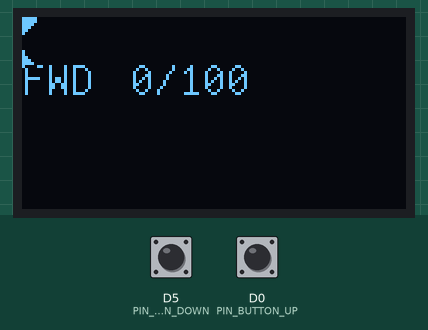
This sketch was run on a simulated ESP8266 (NodeMCU). Parts: 128×64 one-colour display. Inputs (shaded band) come from the test bench; at power-on: D5 (PIN_BUTTON_DOWN) LOW, D0 (PIN_BUTTON_UP) LOW. WiFi joins after 1.5 s; servers stay silent unless stated; no MQTT or app messages arrive unless stated.

Above: at 2.8 s.
2.9 s: D5 (PIN_BUTTON_DOWN) pulled HIGH for 0.15 s
At 4.0 s:
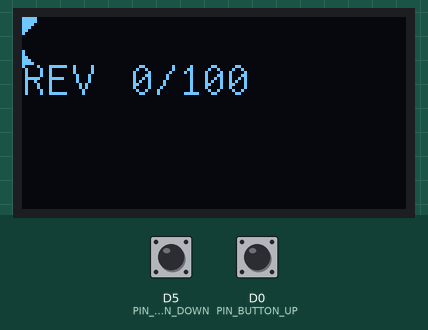
4.6 s: D0 (PIN_BUTTON_UP) pulled HIGH for 0.15 s
At 5.9 s:
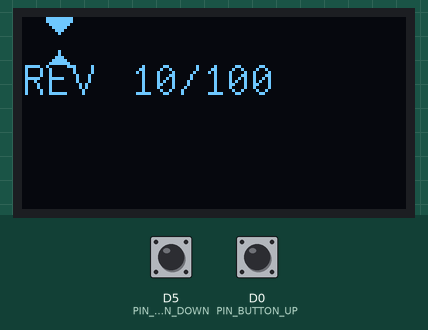
6.2 s: D0 (PIN_BUTTON_UP) pulled HIGH for 1 s
At 8.4 s:
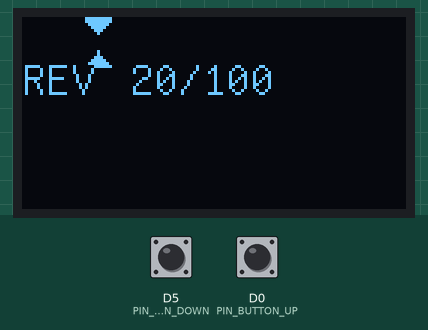
Timing chart, 0 to 9.9 s (numbered marks = the images above; inputs shaded):
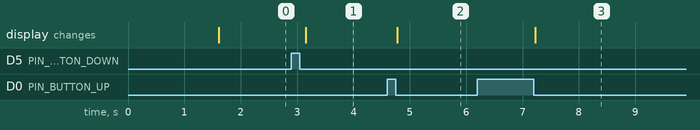

The sketch:

remote-control.ino
```cpp
// -- import libraries

#include <ESP8266WiFi.h>  // WiFi
#include <PubSubClient.h> // MQTT
#include <U8g2lib.h>      // OLED display


// -- config

#include "config.h"


// -- define global objects

// wifi client:
WiFiClient wifiClient;

// mqtt client:
PubSubClient mqttClient(wifiClient);

// OLED display:
U8G2_SSD1306_128X64_NONAME_F_SW_I2C u8g2(U8G2_R0, PIN_DISPLAY_SCL, PIN_DISPLAY_SDA, U8X8_PIN_NONE);


// -- define global variables:

uint8_t button_up_last_value;
uint8_t button_down_last_value;

bool mqtt_message_was_received = false;
char* mqtt_received_message;
char* mqtt_received_topic;

int speed_nominal = 0;
int speed_actual = 0;
char* direction_nominal = "FWD";
char* direction_actual = "FWD";


// -- functions

bool wifiConnect(const char* ssid, const char* password, const int wifi_connect_retry_delay = 500, const int wifi_connect_retry_timeout = 10000) {

  int retry_delay = wifi_connect_retry_delay;
  int retry_timeout = wifi_connect_retry_timeout;

  if (LOG_TO_SERIAL) {
    Serial.println();
    Serial.print("Attempting to connect to WiFi ");
    Serial.print(ssid);
    Serial.print(".");
  }

  WiFi.begin(ssid, password);

  while (WiFi.status() != WL_CONNECTED && retry_timeout > 0) {
    if (LOG_TO_SERIAL) {
      Serial.print(".");
    }

    // prepare next loop:
    retry_timeout -= retry_delay;
    delay(retry_delay);
  }

  if (retry_timeout <= 0) {
    if (LOG_TO_SERIAL) {
      Serial.println(" Timed out.");
    }
    return false;

  }

  if (LOG_TO_SERIAL) {
    Serial.println(" Connected.");
    Serial.print("  Assigned IP is ");
    Serial.print(WiFi.localIP());
    Serial.println(".");
  }

  return true;

}

bool mqttConnect(const char* device_id, PubSubClient mqttClient, const char* mqtt_server, const int mqtt_port, const int mqtt_connect_retry_delay = 500, const int mqtt_connect_retry_timeout = 10000) {

  int retry_delay = mqtt_connect_retry_delay;
  int retry_timeout = mqtt_connect_retry_timeout;

  if (LOG_TO_SERIAL) {
    Serial.print("Attempting to connect to MQTT broker at ");
    Serial.print(mqtt_server);
    Serial.print(":");
    Serial.print(mqtt_port);
    Serial.print(".");
  }

  // create a mqtt client id out of the device_id:
  String mqttClientId = "robotrain-";
  mqttClientId += String(device_id);

  while (!mqttClient.connected() && retry_timeout > 0) {

    // attempt to connect:
    if (mqttClient.connect(mqttClientId.c_str())) {
      break;
    } else {
      if (LOG_TO_SERIAL) {
        Serial.print(".");
      }

      // prepare next loop:
      retry_timeout -= (retry_delay + 1000); // see [1] below
      delay(retry_delay);
    }
  }

  // [1]: PubSubClient::connect() uses Arduinos client.connect() function
  //      which has a default timeout of 1000 ms. This adds to the timeout
  //      which is defined in config.h!

  if (retry_timeout <= 0) {

    if (LOG_TO_SERIAL) {
      Serial.print(" Timed out. Error code ");
      Serial.println(mqttClient.state());
    }

    return false;

  }

  if (LOG_TO_SERIAL) {
    Serial.println(" Connected.");

    Serial.print("  Client ID is ");
    Serial.print(mqttClientId);
    Serial.println(".");
  }

  return true;

}

bool mqttSendMessage(const char* topic, const char* message) {

  // reconnect, if connectinon was lost:
  if (!mqttClient.connected()) {
    mqttConnect(DEVICE_ID, mqttClient, MQTT_SERVER, MQTT_PORT, MQTT_CONNECT_RETRY_DELAY, MQTT_CONNECT_RETRY_TIMEOUT);
    // bool mqttConnect(const char* device_id, PubSubClient mqttClient, const char* mqtt_server, const int mqtt_port, const int mqtt_connect_retry_delay = 500, const int mqtt_connect_retry_timeout = 10000) {
  }

  // publish message on given topic:
  if (LOG_TO_SERIAL) {
    Serial.print("Publishing message '");
    Serial.print(message);
    Serial.print("' on topic '");
    Serial.print(topic);
    Serial.println("'.");
  }

  mqttClient.publish(topic, message, true);

}

void mqttMessageReceivedCallback(char* topic, const byte* payload, const unsigned int length) {

    // convert byte* payload to char*:
    char* result = (char*) payload;

    // truncate to correct length:
    if (length <= strlen(result)) {
      result[length] = '\0';
    }

    // return value:
    mqtt_message_was_received = true;
    mqtt_received_topic = topic;
    mqtt_received_message = result;
}

void sendSpeedNominal(int speed_nominal_percent) {

  // send direction:
  mqttSendMessage(
    String(MQTT_TOPIC_DIRECTION_NOMINAL).c_str(),
    direction_nominal
  );

  // send speed:
  mqttSendMessage(
    String(MQTT_TOPIC_SPEED_NOMINAL).c_str(),
    String(speed_nominal_percent).c_str()
  );
}

void drawSpeedNominal(int speed_nominal_percent) {

  // calculate pixel values:
  int scaling_factor;
  int limiter_percent;
  char* limiter_direction;
  if (SPEED_NOMINAL_MAX > abs(SPEED_NOMINAL_MIN)) {
    scaling_factor = SPEED_NOMINAL_MAX;
    limiter_percent = abs(SPEED_NOMINAL_MIN);
    limiter_direction = "REV";
  } else {
    scaling_factor = abs(SPEED_NOMINAL_MIN);
    limiter_percent = SPEED_NOMINAL_MAX;
    limiter_direction = "FWD";
  }
  uint8_t speed_nominal_pos = (int)(128.0 * ((float)abs(speed_nominal_percent) / scaling_factor));

  uint8_t limiter_pos = 0;
  if (direction_nominal == limiter_direction) {
    limiter_pos = (int)(128.0 * ((float)abs(limiter_percent) / scaling_factor));
  }

  // limiter:
  if (limiter_direction == direction_nominal) {
    u8g2.setDrawColor(2);
    u8g2.drawLine(limiter_pos, 0, limiter_pos, 15);
    u8g2.drawLine(limiter_pos + 1, 8, 128, 8);
  }

  // nominal speed as two XOR triangles
  // as overlay on the actual speed bar:
  u8g2.setDrawColor(2);

  // top triangle:
  u8g2.drawTriangle(
    speed_nominal_pos, 5,
    speed_nominal_pos - 4, 0,
    speed_nominal_pos + 4, 0
  );

  // bottom triangle:
  u8g2.drawTriangle(
    speed_nominal_pos, 11,
    speed_nominal_pos + 4, 16,
    speed_nominal_pos - 4, 16
  );

  // print texts:
  u8g2.setFont(u8g2_font_unifont_tf);
  u8g2.drawStr(0, 26, direction_nominal);
  String speed_string = String(abs(speed_nominal)) + String("/");
  if (direction_nominal == "FWD") {
    speed_string += String(SPEED_NOMINAL_MAX);
  } else {
    speed_string += String(abs(SPEED_NOMINAL_MIN));
  }
  u8g2.drawStr(36, 26, speed_string.c_str());

}

void drawSpeedActual(int speed_actual_percent) {

  // calculate pixel values:
  int scaling_factor;
  if (SPEED_NOMINAL_MAX > abs(SPEED_NOMINAL_MIN)) {
    scaling_factor = SPEED_NOMINAL_MAX;
  } else {
    scaling_factor = abs(SPEED_NOMINAL_MIN);
  }
  uint8_t speed_actual_width = (int)(128.0 * ((float)abs(speed_actual_percent) / scaling_factor));

  // actual speed as bar on top of display:
  u8g2.drawBox(0, 0, speed_actual_width, 16);
}

/**
 * This function is intended to draw the contents
 * of the display once every loop.
 *
 * It has no input parameters as it takes the required
 * data from global variables.
 */
void drawDisplay() {

  u8g2.clearBuffer();

  drawSpeedNominal(speed_nominal);
  drawSpeedActual(speed_actual);

  u8g2.sendBuffer();
}

void setup() {

  // start serial:
  Serial.begin(115200);

  // init buttons:
  pinMode(PIN_BUTTON_UP, INPUT);
  pinMode(PIN_BUTTON_DOWN, INPUT);

  // init display:
  u8g2.begin();

  // connect to wifi:
  if (!wifiConnect(WIFI_SSID, WIFI_SECRET, WIFI_CONNECT_RETRY_DELAY, WIFI_CONNECT_RETRY_TIMEOUT)) {
    if (LOG_TO_SERIAL) {
      Serial.println("Could not connect to WiFi!");
    }
  }

  // connect to mqtt broker:
  mqttClient.setServer(MQTT_SERVER, MQTT_PORT);
  mqttClient.setCallback(mqttMessageReceivedCallback);

  if(!mqttConnect(DEVICE_ID, mqttClient, MQTT_SERVER, MQTT_PORT, MQTT_CONNECT_RETRY_DELAY, MQTT_CONNECT_RETRY_TIMEOUT)) {
    if (LOG_TO_SERIAL) {
      Serial.println("Could not connect to MQTT broker");
    }
  }

  mqttClient.subscribe(String(MQTT_TOPIC_SPEED_ACTUAL).c_str(), 0);
  if (LOG_TO_SERIAL) {
    Serial.print("Subscribed to topic '");
    Serial.print(MQTT_TOPIC_SPEED_ACTUAL);
    Serial.println("'.");
  }

  mqttClient.subscribe(String(MQTT_TOPIC_DIRECTION_ACTUAL).c_str(), 0);
  if (LOG_TO_SERIAL) {
    Serial.print("Subscribed to topic '");
    Serial.print(MQTT_TOPIC_DIRECTION_ACTUAL);
    Serial.println("'.");
  }

  // update display:
  drawDisplay();

}

void loop() {

  // -- read mqtt messages

  mqttClient.loop();
  if (mqtt_message_was_received) {

    // read actual direction:
    if (strcmp(mqtt_received_topic, MQTT_TOPIC_DIRECTION_ACTUAL) == 0) {
      if (strcmp(mqtt_received_message, "FWD") == 0) {
        direction_actual = "FWD";
      } else if (strcmp(mqtt_received_message, "REV") == 0) {
        direction_actual = "REV";
      } else {
        if (LOG_TO_SERIAL) {
          Serial.println("ERROR: unexpected message received!");
          Serial.print("    topic:  ");
          Serial.println(mqtt_received_topic);
          Serial.print("    message: ");
          Serial.println(mqtt_received_message);
        }
      }
    }

    // read actual speed:
    if (strcmp(mqtt_received_topic, MQTT_TOPIC_SPEED_ACTUAL) == 0) {
      if (
        String(mqtt_received_message).toInt() <= SPEED_NOMINAL_MAX &&
        String(mqtt_received_message).toInt() >= SPEED_NOMINAL_MIN
      ) {
        speed_actual = String(mqtt_received_message).toInt();
      } else {
        if (LOG_TO_SERIAL) {
          Serial.println("ERROR: received value for 'speed_nominal' out of range!");
          Serial.print("    value: ");
          Serial.println(String(mqtt_received_message).toInt());
        }
      }

      // update display:
      drawSpeedActual(speed_actual);
    }

    mqtt_message_was_received = false;
  }


  // -- read inputs

  if (digitalRead(PIN_BUTTON_DOWN) == HIGH) {

    // change direction if speed is zero:
    if (speed_nominal == 0) {
      if (direction_nominal == "FWD") {
        direction_nominal = "REV";
      } else {
        direction_nominal = "FWD";
      }
    }

    // change speed in forward mode:
    if (direction_nominal == "FWD") {
      if (speed_nominal - SPEED_NOMINAL_STEP > 0) {
        speed_nominal -= SPEED_NOMINAL_STEP;
      } else {
        speed_nominal = 0;
      }
    }

    // change speed in reversed mode:
    if (direction_nominal == "REV") {
      if (speed_nominal + SPEED_NOMINAL_STEP < 0) {
        speed_nominal += SPEED_NOMINAL_STEP;
      } else {
        speed_nominal = 0;
      }
    }

    // update display and send speed via mqtt:
    sendSpeedNominal(speed_nominal);

    // wait for falling edge:
    while (digitalRead(PIN_BUTTON_DOWN) == HIGH) {
      delay(100);
    }

  }

  // read buttons:
  if (digitalRead(PIN_BUTTON_UP) == HIGH) {

    // change speed in forward mode:
    if (direction_nominal == "FWD") {
      if (speed_nominal + SPEED_NOMINAL_STEP < SPEED_NOMINAL_MAX) {
        speed_nominal += SPEED_NOMINAL_STEP;
      } else {
        speed_nominal = SPEED_NOMINAL_MAX;
      }
    }

    // change speed in reversed mode:
    if (direction_nominal == "REV") {
      if (speed_nominal - SPEED_NOMINAL_STEP > SPEED_NOMINAL_MIN) {
        speed_nominal -= SPEED_NOMINAL_STEP;
      } else {
        speed_nominal = SPEED_NOMINAL_MIN;
      }
    }

    // update display and send speed via mqtt:
    sendSpeedNominal(speed_nominal);

    // wait for falling edge:
    while (digitalRead(PIN_BUTTON_UP) == HIGH) {
      delay(10);
    }

  }


  // -- update display

  drawDisplay();


  // -- delay next loop

  delay(10);

}
```

config.template.h
```cpp
// -- DEVICE

// identity:
#define DEVICE_ID "train-0" // has to be unique within the Robotrain network!

// pinning:
#define PIN_BUTTON_UP D0
#define PIN_BUTTON_DOWN D5

#define PIN_DISPLAY_SCL D1
#define PIN_DISPLAY_SDA D2


// -- CONECTIVITY

// wifi:
#define WIFI_SSID "<wifi-ssid>"
#define WIFI_SECRET "<wifi-secret>"
#define WIFI_CONNECT_RETRY_DELAY 500 // time to wait (in milliseconds) before retrying if connect to wifi failed
#define WIFI_CONNECT_RETRY_TIMEOUT 10000 // time (in milliseconds) until a failed attempt to connect to wifi will be aborted

// mqtt:
#define MQTT_SERVER "<mqtt-broker-ip-or-hostname>"
#define MQTT_PORT 1883
#define MQTT_CONNECT_RETRY_DELAY 500 // time to wait (in milliseconds) before retrying if connect to mqtt broker failed. The connection attempt itself will timeout after 1000 ms.
#define MQTT_CONNECT_RETRY_TIMEOUT 10000 // time (in milliseconds) until a failed attempt to connect to mqtt broker will be aborted. This includes 1000 ms per connection attempt as well as MQTT_CONNECT_RETRY_DELAY.
#define MQTT_SEND_REBOUNCE_DELAY 500 // time to wait (in milliseconds) before retrying to receive a rebounced message
#define MQTT_SEND_REBOUNCE_TIMEOUT 10000 // time to wait (in milliseconds) for an sent MQTT message to be rebounced


// -- MQTT TOPICS

#define MQTT_TOPIC_SPEED_NOMINAL "robotrain/drivetrain/speed/nominal"
#define MQTT_TOPIC_SPEED_ACTUAL "robotrain/drivetrain/speed/actual"
#define MQTT_TOPIC_DIRECTION_NOMINAL "robotrain/drivetrain/direction/nominal"
#define MQTT_TOPIC_DIRECTION_ACTUAL "robotrain/drivetrain/direction/actual"


// -- VALUES

#define SPEED_NOMINAL_MAX 100 // max value of "speed nominal"
#define SPEED_NOMINAL_MIN -100 // min value of "speed nominal"
#define SPEED_NOMINAL_STEP 10 // steps to increase/decrease "speed nominal" with each click of a button


// -- DEVELOPMENT

#define LOG_TO_SERIAL false // set to boolean true if you want to read debug output via serial. false makes the remote more responsive!
```

Measured:
- after the input at 2.9 s, the display: changes after 0.26 s (image 1)
- after the input at 4.6 s, the display: changes after 0.18 s (image 2)
- after the input at 6.2 s, the display: changes after 1.0 s (image 3)
